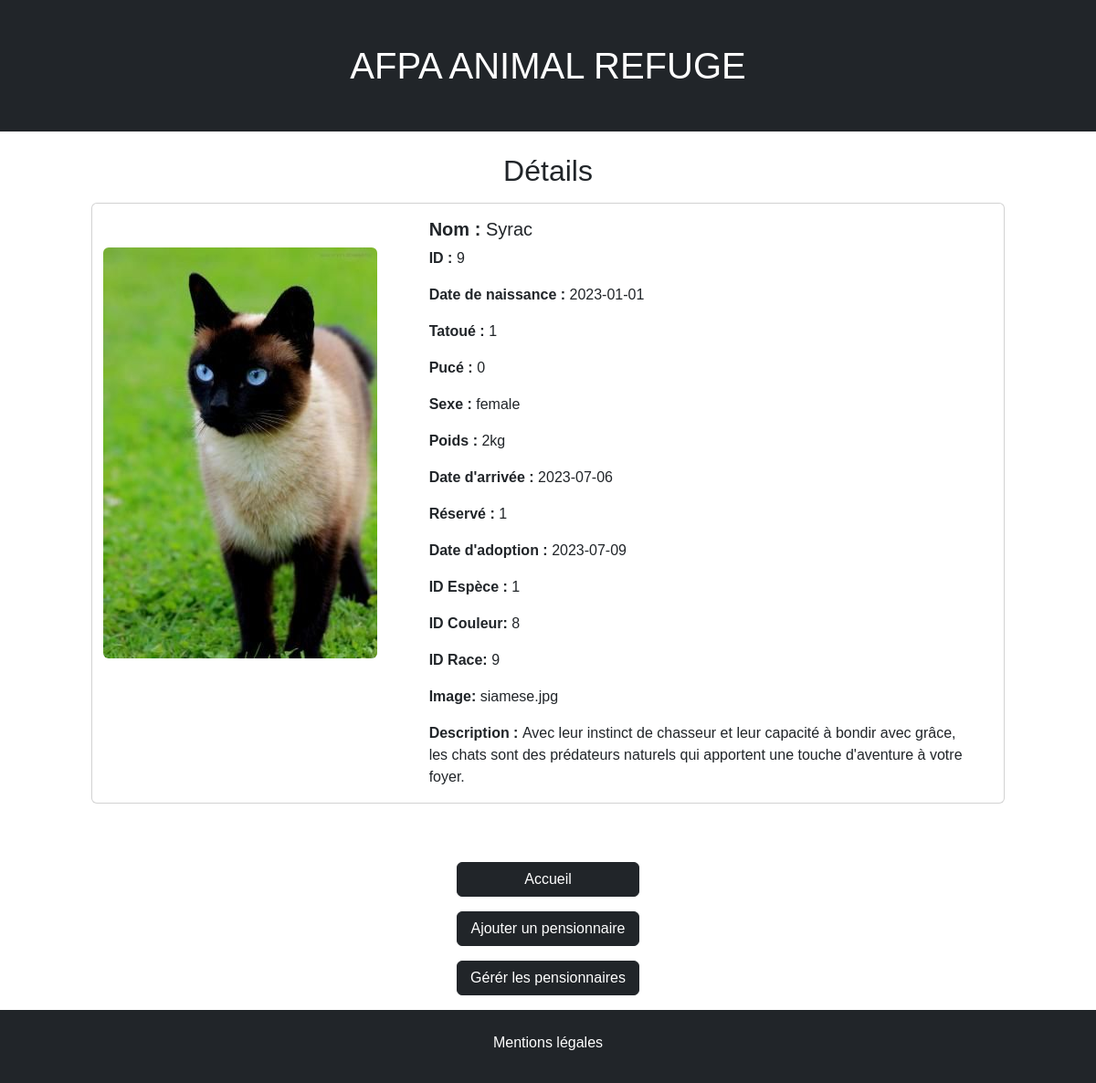
The page /controllers/controller-details.php?id=9 on the database its author committed.
### tables this page shows
CREATE TABLE `animal` (
  `id` int NOT NULL,
  `date_of_birth` date NOT NULL,
  `tatoo` tinyint(1) NOT NULL,
  `chip` tinyint(1) NOT NULL,
  `sex` varchar(25) NOT NULL,
  `name` varchar(25) NOT NULL,
  `weight` varchar(25) NOT NULL,
  `arrival_date` date NOT NULL,
  `reserved` tinyint(1) NOT NULL,
  `adoption_date` date NOT NULL,
  `id_Specie` int NOT NULL,
  `id_Color` int NOT NULL,
  `id_Breed` int NOT NULL,
  `img` varchar(255) DEFAULT NULL,
  `description` varchar(255) DEFAULT NULL
);

### controllers/controller-details.php (called while the page is built, shortened)
<?php
require_once "../models/Animal.php";
include "../views/details.php";

### models/Animal.php (called while the page is built, shortened)
<?php
class Animal
{
    public static function getAnimalById()
    {
        $dbh = Database::getInstancePDO();
        $id = $_GET['id'];
        $stmt = $dbh->prepare("SELECT * FROM animal WHERE id = :id");
        $stmt->bindParam(':id', $id, PDO::PARAM_INT);
        $stmt->execute();
        return $stmt->fetchAll(PDO::FETCH_ASSOC);
    }
}

### views/details.php (the view)
<?php include "templates/head.php" ?>
<a class="h1 text-center py-5 bg-dark text-white text-decoration-none" href="../index.php"></i> AFPA ANIMAL REFUGE </i></a>
<h2 class="text-center my-3">Détails</h2>
<div class="row justify-content-center">
    <?php
    foreach (Animal::getAnimalById() as $animal) { ?>
        <div class="card mb-5" style="max-width: 1000px;">
            <div class="row g-0">
                <div class="col-md-4 mt-5">
                    <a href="../controllers/controller-details.php?id=<?= $animal['id'] ?>"><img src="/assets/img/<?= $animal['img'] ?>" class="img-fluid rounded" alt="image animaux"></a>
                </div>
                <div class="col-md-8">
                    <div class="card-body ms-3 mt-0">
                        <h5 class="card-title"><strong> Nom : </strong> <?= $animal['name'] ?> </h5>
                        <p class="card-text"><strong> ID : </strong> <?= $animal['id'] ?> </p>
                        <p class="card-text"><strong> Date de naissance : </strong> <?= $animal['date_of_birth'] ?> </p>
                        <p class="card-text"><strong> Tatoué : </strong> <?= $animal['tatoo'] ?> </p>
                        <p class="card-text"><strong> Pucé : </strong> <?= $animal['chip'] ?> </p>
                        <p class="card-text"><strong> Sexe : </strong> <?= $animal['sex'] ?> </p>
                        <p class="card-text"><strong> Poids : </strong> <?= $animal['weight'] ?> </p>
                        <p class="card-text"><strong> Date d'arrivée : </strong> <?= $animal['arrival_date'] ?> </p>
                        <p class="card-text"><strong> Réservé : </strong> <?= $animal['reserved'] ?> </p>
                        <p class="card-text"><strong> Date d'adoption : </strong> <?= $animal['adoption_date'] ?> </p>
                        <p class="card-text"><strong> ID Espèce : </strong> <?= $animal['id_Specie'] ?> </p>
                        <p class="card-text"><strong> ID Couleur: </strong> <?= $animal['id_Color'] ?> </p>
                        <p class="card-text"><strong> ID Race: </strong> <?= $animal['id_Breed'] ?> </p>
                        <p class="card-text"><strong> Image: </strong> <?= $animal['img'] ?> </p>
                        <p class="card-text"><strong> Description : </strong> <?= $animal['description'] ?> </p>
                    </div>
                                 </div>
            <?php } ?>
            </div>
        </div>
        <div class="row flex-column align-items-center mx-0 py-2">
            <a class="btn btn-dark col-lg-2 col-8 my-2" href="../controllers/controller-accueil.php">Accueil</a>
            <a class="btn btn-dark col-lg-2 col-8 my-2" href="../controllers/controller-add.php">Ajouter un pensionnaire</a>
            <a class="btn btn-dark col-lg-2 col-8 my-2" href="../controllers/controller-manage.php">Gérér les pensionnaires</a>
        </div>
</div>
<?php include "templates/footer.php" ?>

### assets/css/style.css (style rules this page uses)
body { font-family: Verdana, Geneva, Tahoma, sans-serif; }
h2 { text-align: center; }

### rows shown on the page
animal: img (picture), name "Syrac", id "9", date_of_birth "2023-01-01", tatoo "1", chip "0", sex "female", weight "2kg", arrival_date "2023-07-06", reserved "1", adoption_date "2023-07-09", id_Specie "1", id_Color "8", id_Breed "9", img "siamese.jpg", description "Avec leur instinct de chasseur et leur capacité à bondir avec grâce, les chats sont des prédateurs naturels qui apportent une touche d'aventure à votre foyer."
